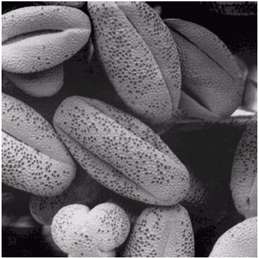
#> input picture Practice-2/hw-5/Picture.png, 259 x 258 px
$ python hw-5.py
#> lines starting #> are read from the running program, lines starting #| are printed output that depends on the picture; after the words box and inside, x2 and y2 are one past the last pixel; in counts of white or black regions, pixels touching at a corner belong together
#> further down, original_image is the input picture: PIL image 259x258 RGBA; mean R, G, B, A 101.2, 98, 101.2, 255
import numpy as np
from PIL import Image
import matplotlib.pyplot as plt

def threshold_image(image):
    img_array = np.array(image.convert('L'))
    mean_value = np.mean(img_array)
#> mean_value = 99.26
    thresholded = np.where(img_array > mean_value, 255, 0)
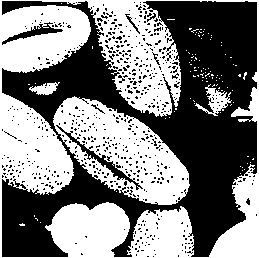
#> thresholded: shape (258, 259) int64; 50.3% white; 621 black regions (612 under 20 px), largest, box (x1, y1, x2, y2) and area: (2, 1, 257, 257) 30020, (56, 125, 143, 190) 519, (2, 22, 63, 45) 344
    return Image.fromarray(thresholded.astype(np.uint8)), mean_value

image_path = 'Picture.png'
original_image = Image.open(image_path)
thresholded_image, mean_value = threshold_image(original_image)
#> mean_value = 99.26
plt.figure(figsize=(10, 5))
plt.subplot(1, 2, 1)
plt.imshow(original_image)
plt.title('Original Image')
plt.axis('off')
plt.subplot(1, 2, 2)
plt.imshow(thresholded_image, cmap='gray')
plt.title(f'Thresholded Image (Mean={mean_value:.2f})')
plt.axis('off')
plt.tight_layout()
plt.show()
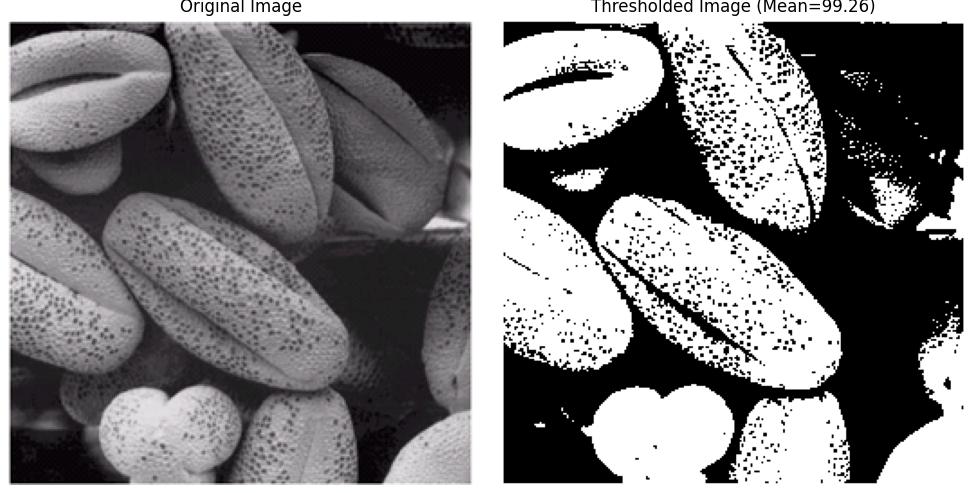
#> figure drawn by matplotlib, 2 panels
